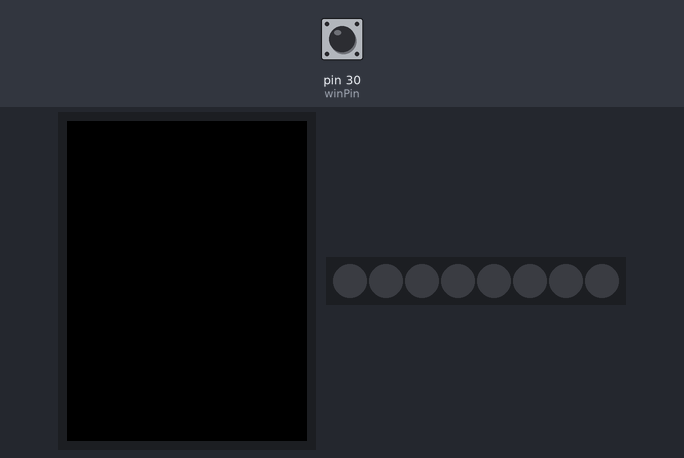
Recording of a sketch running on a simulated Arduino Mega 2560, built with avr-gcc and run on an emulated ATmega2560. Parts: 320×240 colour display, 8 RGB LEDs in strip order, left to right. The test bench sets the inputs (shaded band); at power-on: pin 30 (winPin) HIGH. Dim RGB values are drawn brighter than linear; storage starts empty; what the sketch prints to the serial monitor is not drawn.

Above: at 1.5 s.
1.6 s: pin 30 (winPin) pulled LOW for 0.15 s
At 2.34 s:
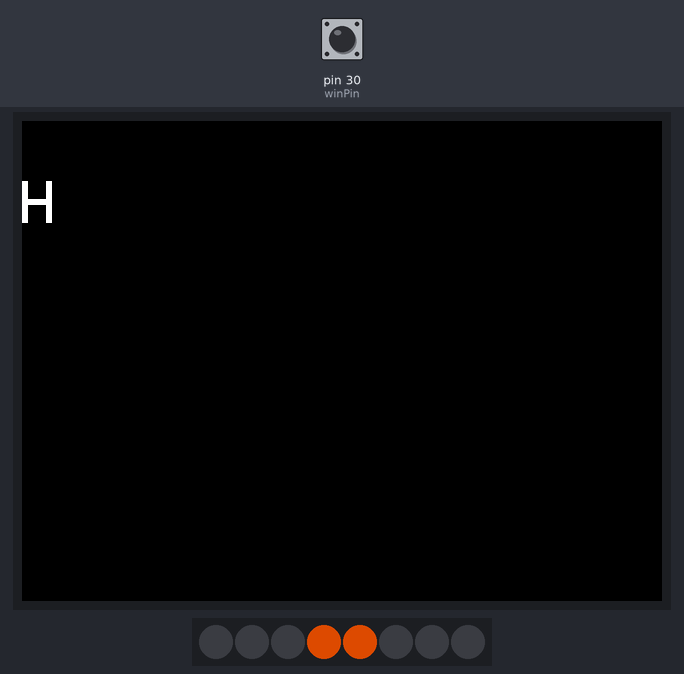
At 5.9 s:
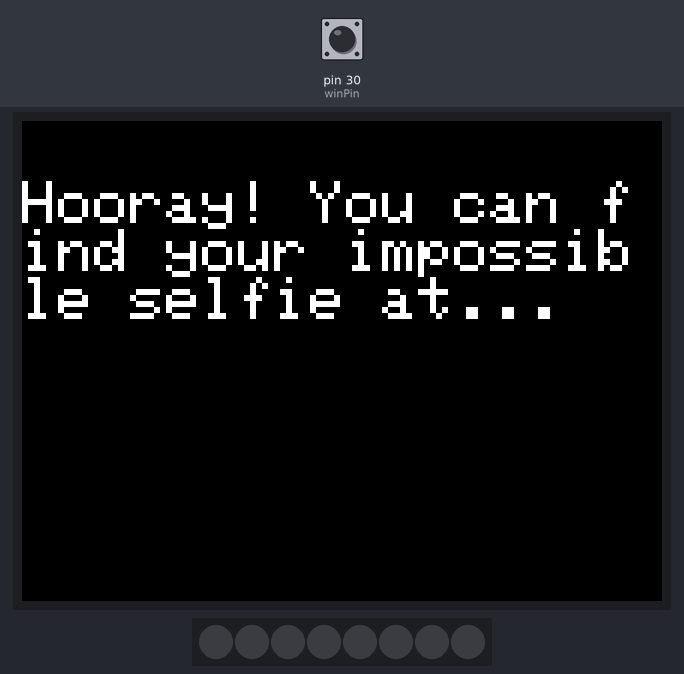
Timing chart, 0 to 7.4 s (numbered marks = the images above; inputs shaded):
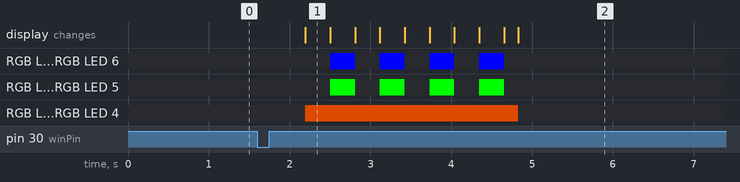

Measured:
- after the input at 1.6 s, RGB LED 1: alternates RGB(0, 0, 255) for 0.31 s and off for 0.31 s, 8 changes in all, then stays off, starting after 0.90 s; RGB LED 2: alternates RGB(0, 255, 0) for 0.31 s and off for 0.31 s, 8 changes in all, then stays off, starting after 0.90 s

The sketch:

slice_is_right_lcd.ino
```cpp
// 7/13/19

#include <FastLED.h>          // include neopixel library
#include <MCUFRIEND_kbv.h>    // include TFT display library
#include <Adafruit_GFX.h>     // include shape drawing library
#include <SoftwareSerial.h>   // include software serial for TFT
#include <SD.h>               // include SD card library
#include <SPI.h>              // include library for SDI communication for SD card
#include <avr/pgmspace.h>     // include library for storing data in MEMORY

#define numLeds 8             // number of neopixels
#define ledPin 49             // pin for neopixel communication
#define LCD_RESET A4          // TFT reset pin
#define LCD_CS A3             // TFT chip select
#define SD_CS 10              // SD card pin on shield MAYBE
#define LCD_CD A2             // TFT command / data pin
#define LCD_WR A1             // TFT write
#define LCD_RD A0             // TFT read
#define winPin 30             // input signal to start program

// https://ee-programming-notepad.blogspot.com/2016/10/16-bit-color-generator-picker.html
#define BLACK   0x0000
#define BLUE    0x001F
#define RED     0xF800
#define GREEN   0x07E0
#define CYAN    0x07FF
#define MAGENTA 0xF81F
#define YELLOW  0xFFE0
#define WHITE   0xFFFF
#define PIZZA   0xF560
#define CRUST   0x7285

SoftwareSerial ss(A9, A8);     // voice module (RX, TX) was 50, 52
CRGB led [numLeds];            // creates instance of CRGB
MCUFRIEND_kbv tft;             // instance of TFT

byte wordLength;               // global variable for word length
byte syllables;                // estimated number of syllables for the word
bool letterSpell = false;      // true if spelling is in progress
byte ledStep = 0;              // which step of 8 for LED cycle
byte ledDelay;                // delay between each led in talk cycle

void setup() {
  pinMode(winPin, INPUT_PULLUP);
  Serial.begin(9600);          // open serial monitor
  ss.begin(9600);             // begin software serial
  resetScreen();
  tft.begin(0x9486);          // begin 9486 TFT
  if (!SD.begin(SD_CS)) {
  Serial.print("failed!");
  return;
  }
  tft.fillScreen(BLACK);      // black screen
  tft.setRotation(3);         // rotates so USB is on left
  FastLED.addLeds<NEOPIXEL, ledPin>(led, numLeds); // begin fastLED
  for (byte i = 0 ; i < numLeds; i++) {
    led[i] = CRGB(0, 0, 0);   // turn all neopixels off
  }
  FastLED.show();
  tft.setCursor(0, 30);
}

void loop() {
  fullProgram();
  //checkInput();
}

void checkInput() {
  Serial.print("winPin");
  Serial.println(digitalRead(winPin));
}

void fullProgram() {
  Serial.println(digitalRead(winPin));
  if (digitalRead(winPin) == LOW) {
    speakSentence("Hooray! You can find your impossible selfie at...");
    for (int i=100; i<280; i+=30) {
      tft.setCursor(75, i);
      speakSentence("www.pizzaslice.tk");
    }
  delay(15000);
  resetScreen();
  }
}

void neoSpeechIntegrated() {
  byte delayTime = 25;
  if (ledStep == 0) {
    led[3] = CRGB(150, 50, 0);
    led[4] = CRGB(150, 50, 0);
  }
  if (ledStep == 1) {
    led[2] = CRGB(0, 255, 0);
    led[5] = CRGB(0, 255, 0);
  }
  if (ledStep == 2) {
    led[1] = CRGB(0, 0, 255);
    led[6] = CRGB(0, 0, 255);
  }
  if (ledStep == 3) {
    led[0] = CRGB(255, 0, 255);
    led[7] = CRGB(255, 0, 255);
  }
  /*if (ledStep <= 3) {
    led[ledStep + 4] = CRGB(255, green, 0);
    led[3 - ledStep] = CRGB(255, green, 0);
  }*/
  if (ledStep > 3) {
    led[ledStep - 4] = CRGB(0, 0, 0);
    led[11 - ledStep] = CRGB(0, 0, 0);
  }
  ledStep++;
  if (ledStep == 8) {
    ledStep = 0;
  }
  FastLED.show();
  delay(25);
}

void screen1() {
  byte border = 0;             // border thickness
  tft.drawRect(border, border, tft.width() - 2 * border, tft.height() - 2 * border, PIZZA);
  border = 1;                   // border thickness
  tft.drawRect(border, border, tft.width() - 2 * border, tft.height() - 2 * border, PIZZA);
  border = 2;             // border thickness
  tft.drawRect(border, border, tft.width() - 2 * border, tft.height() - 2 * border, PIZZA);

}

void resetScreen() {
  tft.fillScreen(BLACK);        // clears screen
  tft.setCursor(0, 30);          //  sets cursor to top left
  tft.setTextColor(WHITE);
  tft.setTextSize(3);
}

void testNeoPixels() {
  led[7] = CRGB(0, 0, 1);   // turn all neopixels off
  led[0] = CRGB(0, 0, 1);   // turn all neopixels off
  FastLED.show();
}

void readChip() {              // reads hex data from voice chip
  while (ss.available() ) {
    Serial.println(ss.read(), HEX);
  }
}

void waitForSpeech(unsigned long timeout = 60000) {
  unsigned long start = millis();
  bool done = false;
  while (! done && (millis() - start) < timeout) {
    while (ss.available()) {
      if (ss.read() == 0x4F) {
        done = true;
        break;

      }
    }
  }
}

void speakSentence(char textMsg[]) {
  wordLength = strlen(textMsg);                   // pass string length to global variable
  if (wordLength < 5) {
    syllables = 1;
  }
  if (wordLength >= 5 && wordLength < 8) {
    syllables = 2;
  }
  if (wordLength = 8) {
    syllables = 3;
  }
  if (wordLength > 8) {
    syllables = 4;
  }
  byte delayTime = 0;
  char* style = "[f1][x0][g2][h2][v10][m51][s8][t6]";
  ss.write(0xFD);
  ss.write((byte)0x0);
  ss.write(2 + strlen(textMsg) + strlen(style));  //size
  ss.write(0x01);             //command type
  ss.write((unsigned char)0x0);
  ss.write(style);
  ss.write(textMsg);
  delay(500);
  for (byte i = 0; i < strlen(textMsg); i++) {
    tft.print(textMsg[i]);
    for (byte j = 1; j < 8*syllables / wordLength; j++) {
      neoSpeechIntegrated();
    }
    if (i == strlen(textMsg) - 1) {
      for (byte k = ledStep; k<8; k++) {
        neoSpeechIntegrated();
      }
    }
    delay(delayTime);
  }
  waitForSpeech();
}
```
